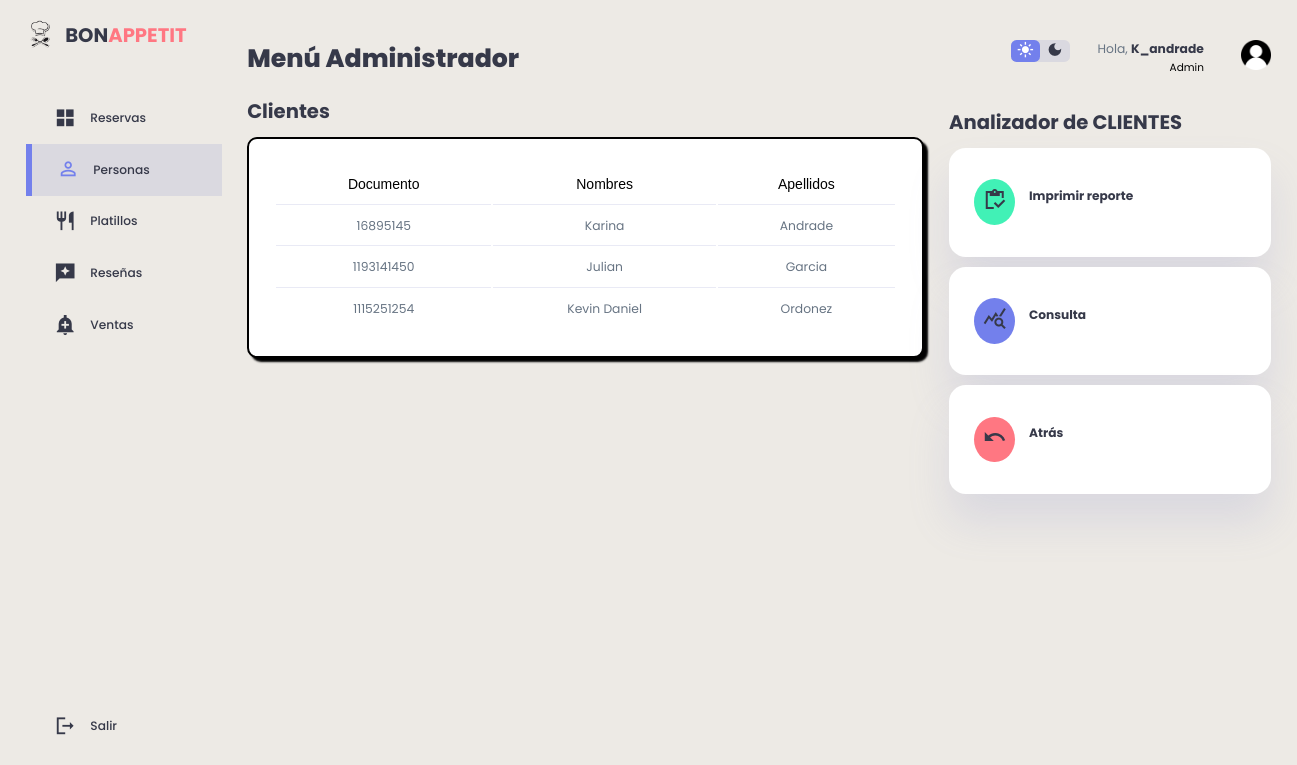
The app's page /clientes/nombres.php (signed in), older data.
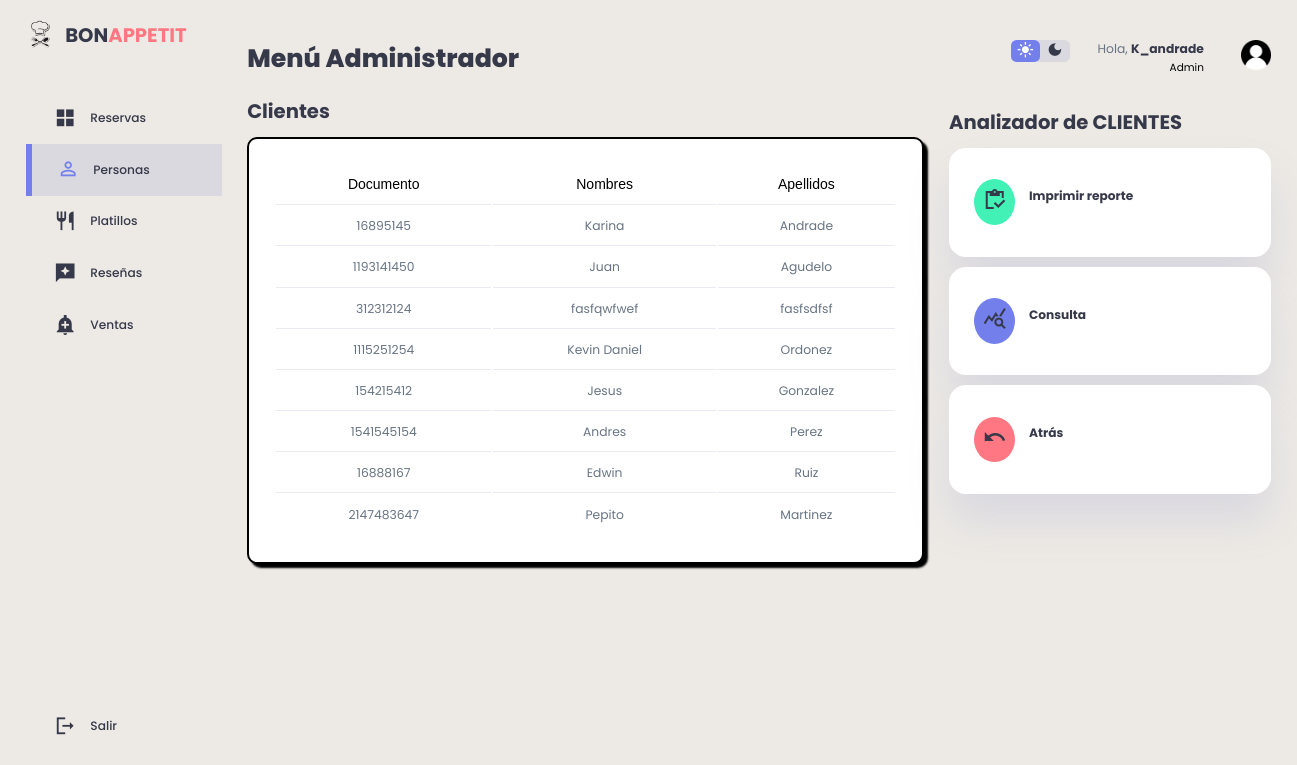
The same page, newer data.
### tables this page shows
CREATE TABLE `clientes` (
  `id_cliente` int(11) NOT NULL AUTO_INCREMENT,
  `Documento` int(11) NOT NULL,
  `Nombres` varchar(150) DEFAULT NULL,
  `Apellidos` varchar(150) DEFAULT NULL,
  `Correo_Electronico` varchar(300) NOT NULL,
  `Celular` int(11) NOT NULL,
  `Fecha` date DEFAULT NULL,
  `Usuario` varchar(50) DEFAULT NULL,
  `Contrasena` varchar(150) DEFAULT NULL,
  `Foto` longblob DEFAULT NULL,
  `id_rol` int(11) NOT NULL DEFAULT 2,
  PRIMARY KEY (`id_cliente`),
  KEY `id_rol` (`id_rol`),
  CONSTRAINT `clientes_ibfk_1` FOREIGN KEY (`id_rol`) REFERENCES `roles` (`id_rol`)
);

### clientes/nombres.php (the view, shortened to what this page needs)
<?php
    include("../db/conexion.php");
    $datos= "SELECT * FROM clientes";
?>
<!DOCTYPE html>
<html lang="en">
<head>
    <link href="https://cdnjs.cloudflare.com/ajax/libs/font-awesome/5.13.0/css/all.min.css" rel="stylesheet">
    <link rel="stylesheet"a href="../clientes/stylec.css">
</head>
<body>
<div class="content">
<div class="container1">
    <aside>
        <div class="top1">
            <div class="logo">
                <img src="./imag/icon.png">
                <h2>BON<span class="danger">APPETIT</span></h2>
            </div>
        </div>
        <div class="sidebar">
            <a href="../admin/admin.php">
                    <span class="material-icons-sharp">grid_view</span>
                    <h3>Reservas</h3>
            </a>
            <a href="../clientes/clientes.php"  class="active">
                <span class="material-icons-sharp">person_outline</span>
                <h3>Personas</h3>
            </a>
            <a href="../platillos/platillos.php">
                    <span class="material-icons-sharp">restaurant</span>
                    <h3>Platillos</h3>
               </a>
            <a href="../resenas/resenas.php">
                <span class="material-icons-sharp">reviews</span>
                <h3>Reseñas</h3>
            </a>
            <a href="../ventas/ventas.php">
                    <span class="material-icons-sharp">add_alert</span>
                    <h3>Ventas</h3>
                </a>
            <a href="../view/cerrar_sesion.php">
                <span class="material-icons-sharp">logout</span>
                <h3>Salir</h3>
            </a>
        </div>
    </aside>
    <main>
    <h1>Menú Administrador</h1>
        <br>
        <div class="recent-orders">
            <h2>Clientes</h2>
            <table border="0" cellspacing="2" cellpadding="2">
                            <tr>
                                <td> <font face="Arial">Documento</font> </td>
                                <td> <font face="Arial">Nombres</font> </td>
                                <td> <font face="Arial">Apellidos</font> </td>
                            </tr>
                            <?php foreach ($conexion -> query($datos) as $row) {
                        ?>
                                <tr>
                                    <td><p><?php echo $row['Documento'] ?></p></td>
                                    <td><p><?php echo $row['Nombres'] ?></p></td>
                                    <td><p><?php echo $row['Apellidos'] ?></p></td>
                                </tr>
                        <?php
                        }
                    ?>
        </table>
        </div>
    </main>
    <div class="right">
        <div class="top">
            <div class="theme-toggler">
                <span class="material-icons-sharp active">light_mode</span>
                <span class="material-icons-sharp">dark_mode</span>
            </div>
            <div class="profile">
                <div class="info">
                <p>Hola, <b><?php echo $_SESSION['usuario']; ?></b></p>
                    <small class="text-muted">Admin</small>
                </div>
                <div class="profile-photo">
                    <img src="./imag/user.png">
                </div>
            </div>
        </div>
        <div class="sales-analytics">
            <h2>Analizador de CLIENTES</h2>
            <div class="item customers">
                <div class="icon">
                    <a href="../reportesnom/index.php"> <span class="material-icons-sharp">inventory</span> </a>
                </div>
                <div class="right">
                    <div class="info">
                        <h3>Imprimir reporte</h3>
                    </div>
                </div>
            </div>
            <div class="item online">
                <div class="icon">
                    <a href="#"><span class="material-icons-sharp">query_stats</span></a>
                </div>
                <div class="right">
                    <div class="info">
                        <h3>Consulta</h3>
                    </div>
                </div>
            </div>
            <div class="item offline">
                <div class="icon">
                    <a href="../clientes/clientes.php"><span class="material-icons-sharp">undo</span></a>
                </div>
                <div class="right">
                    <div class="info">
                        <h3>Atrás</h3>
                    </div>
                </div>
            </div>
        </div>
    </div>
</div>
</div>
</body>
</html>

Row changes from the older to the newer data that the page shows:
changed clientes: Nombres "Julian" → "Juan"; Apellidos "Garcia" → "Agudelo"
added clientes: Documento "312312124", Nombres "fasfqwfwef", Apellidos "fasfsdfsf"
added clientes: Documento "154215412", Nombres "Jesus", Apellidos "Gonzalez"
added clientes: Documento "1541545154", Nombres "Andres", Apellidos "Perez"
added clientes: Documento "16888167", Nombres "Edwin", Apellidos "Ruiz"
added clientes: Documento "2147483647", Nombres "Pepito", Apellidos "Martinez"
